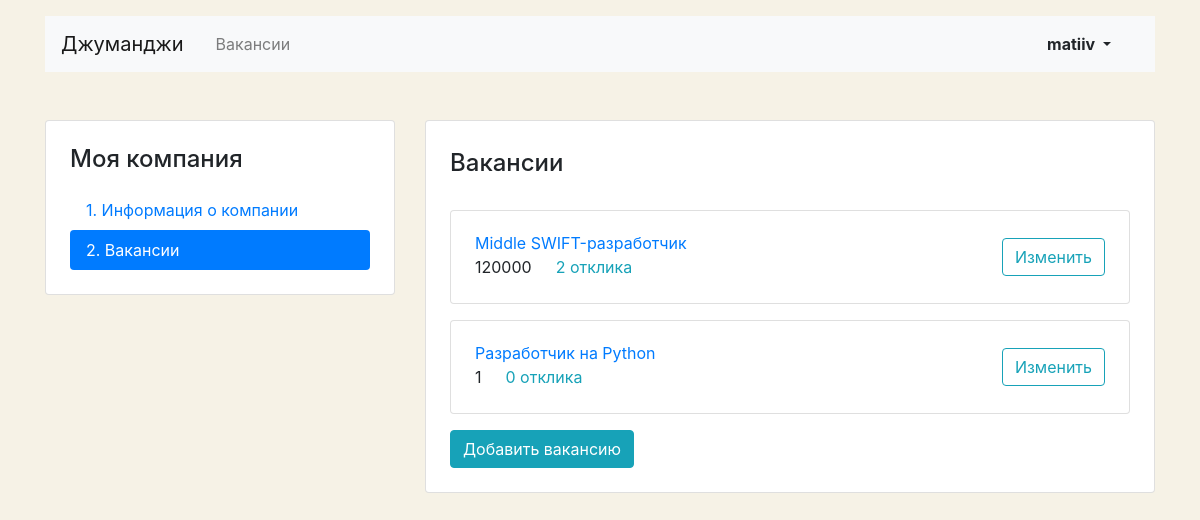
/mycompany/vacancies/ (signed in), run on an earlier commit of the app's database.
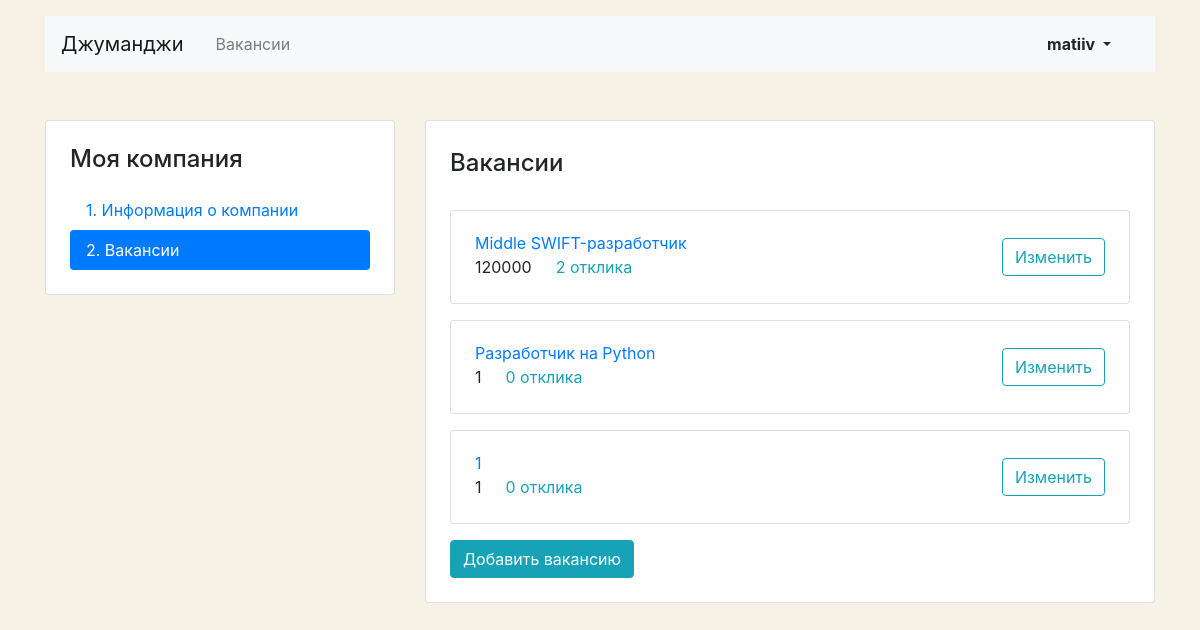
And on a later commit of the database.
### junior_hunter/models.py (models this page shows, shortened)
class Vacancy(models.Model):
    title = CharField(max_length=100)
    specialty = ForeignKey(Specialty, related_name='vacancies', on_delete=models.PROTECT)
    company = ForeignKey(Company, related_name='vacancies', on_delete=models.PROTECT)
    skills = CharField(max_length=100)
    description = TextField()
    salary_min = IntegerField()
    salary_max = IntegerField()
    published_at = DateTimeField()
    class Meta:
        verbose_name_plural = 'vacancies'

### junior_hunter/views.py (the view)
class MyCompanyVacancies(LoginRequiredMixin, ListView):
    template_name = 'junior_hunter/my-company-vacancy-list.html'
    model = Vacancy
    def __init__(self, *args, **kwargs):
        super().__init__(*args, **kwargs)
        self.user_id = None
    def setup(self, request, *args, **kwargs):
        self.user_id = request.user.id
        return super().setup(request, *args, **kwargs)
    def get_queryset(self):
        queryset = super().get_queryset()
        company = get_object_or_404(Company, owner=self.user_id)
        filtered_queryset = queryset.filter(company_id=company.id)
        return filtered_queryset

### junior_hunter/templates/junior_hunter/my-company-vacancy-list.html (shortened to what this page needs)
{% extends 'junior_hunter/base.html' %}
{% block main %}
<main class="container mt-3 pb-5">
<div class="row mt-5">
  <div class="col-12 col-lg-4">
    <aside class="pt-3 pb-4 px-4 mb-5 card">
      <h1 class="h4 pt-2 pb-2">Моя компания</h1>
      <div class="nav flex-column nav-pills" id="v-pills-tab" role="tablist" aria-orientation="vertical">
        <a class="nav-link" href="{% url 'mycompany' %}">1. Информация о&nbsp;компании</a>
        <a class="nav-link active" href="{% url 'mycompany_vacancies' %}">2. Вакансии</a>
      </div>
    </aside>
  </div>
  <div class="col-12 col-lg-8">
    <div class="card">
      <div class="card-body px-4 pb-4">
        <section class="tab-pane fade show active">
          <h2 class="h4 pt-2 pb-3">Вакансии</h2>
          {% for cur_vacancy in object_list %}
              <div class="card mt-3">
                <div class="card-body px-4">
                  <div class="row align-items-center">
                    <div class="col-6 col-lg-8">
                      <a href="#" class="mb-1">{{ cur_vacancy.title }}</a>
                      <p class="mb-1">
                        <span class="mr-4">{{ cur_vacancy.salary_min }}</span><a href="#" class="text-info">{{ cur_vacancy.applications.count }} отклика</a>
                      </p>
                    </div>
                    <div class="col-6 col-lg-4 text-right">
                      <a href="{% url 'mycompany_vacancy_edit' vacancy_id=cur_vacancy.id %}" class="btn btn-outline-info">Изменить</a>
                    </div>
                  </div>
                </div>
              </div>
          {% endfor %}
          <a href="{% url 'mycompany_vacancy_create' %}" class="btn btn-info mt-3">Добавить вакансию</a>
        </section>
      </div>
    </div>
  </div>
</div>
</main>
{% endblock %}

What changed in the data, as far as the page shows it:
added Vacancy: title "1", salary_min "1", applications.count "0"
